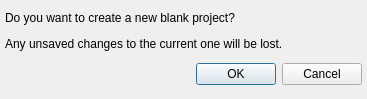
<?xml version="1.0" encoding="UTF-8"?>
<ui version="4.0">
 <class>dialogNew</class>
 <widget class="QDialog" name="dialogNew">
  <property name="geometry">
   <rect>
    <x>0</x>
    <y>0</y>
    <width>367</width>
    <height>99</height>
   </rect>
  </property>
  <property name="sizePolicy">
   <sizepolicy hsizetype="Maximum" vsizetype="Maximum">
    <horstretch>0</horstretch>
    <verstretch>0</verstretch>
   </sizepolicy>
  </property>
  <property name="minimumSize">
   <size>
    <width>367</width>
    <height>99</height>
   </size>
  </property>
  <property name="maximumSize">
   <size>
    <width>367</width>
    <height>99</height>
   </size>
  </property>
  <property name="windowTitle">
   <string>New</string>
  </property>
  <layout class="QVBoxLayout" name="verticalLayout">
   <property name="leftMargin">
    <number>5</number>
   </property>
   <property name="topMargin">
    <number>5</number>
   </property>
   <property name="rightMargin">
    <number>5</number>
   </property>
   <property name="bottomMargin">
    <number>5</number>
   </property>
   <item>
    <widget class="QLabel" name="label">
     <property name="sizePolicy">
      <sizepolicy hsizetype="Preferred" vsizetype="Maximum">
       <horstretch>0</horstretch>
       <verstretch>0</verstretch>
      </sizepolicy>
     </property>
     <property name="text">
      <string>Do you want to create a new blank project?</string>
     </property>
    </widget>
   </item>
   <item>
    <widget class="QLabel" name="label_2">
     <property name="sizePolicy">
      <sizepolicy hsizetype="Preferred" vsizetype="Maximum">
       <horstretch>0</horstretch>
       <verstretch>0</verstretch>
      </sizepolicy>
     </property>
     <property name="text">
      <string>Any unsaved changes to the current one will be lost.</string>
     </property>
    </widget>
   </item>
   <item>
    <widget class="QDialogButtonBox" name="buttonBox">
     <property name="orientation">
      <enum>Qt::Horizontal</enum>
     </property>
     <property name="standardButtons">
      <set>QDialogButtonBox::Cancel|QDialogButtonBox::Ok</set>
     </property>
    </widget>
   </item>
  </layout>
 </widget>
 <resources>
  <include location="../../../resources/base/resources.qrc"/>
 </resources>
 <connections>
  <connection>
   <sender>buttonBox</sender>
   <signal>accepted()</signal>
   <receiver>dialogNew</receiver>
   <slot>accept()</slot>
   <hints>
    <hint type="sourcelabel">
     <x>248</x>
     <y>254</y>
    </hint>
    <hint type="destinationlabel">
     <x>157</x>
     <y>274</y>
    </hint>
   </hints>
  </connection>
  <connection>
   <sender>buttonBox</sender>
   <signal>rejected()</signal>
   <receiver>dialogNew</receiver>
   <slot>reject()</slot>
   <hints>
    <hint type="sourcelabel">
     <x>316</x>
     <y>260</y>
    </hint>
    <hint type="destinationlabel">
     <x>286</x>
     <y>274</y>
    </hint>
   </hints>
  </connection>
 </connections>
</ui>
